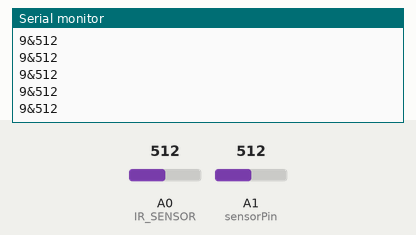
The sketch below on a simulated Arduino Uno, built with avr-gcc and run on an emulated ATmega328P. Parts: the last lines printed to the serial monitor. The inputs (shaded band) are chosen by the test bench; at power-on: A0 (IR_SENSOR) = 512, A1 (sensorPin) = 512.

Above: at 5.7 s.
5.8 s: A0 (IR_SENSOR) set to 11
At 5.82 s:
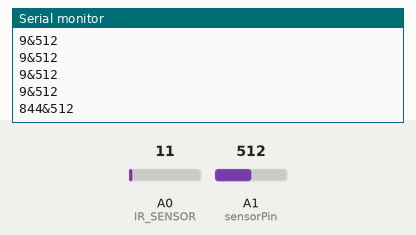
7.3 s: A0 (IR_SENSOR) set to 8
At 7.34 s:
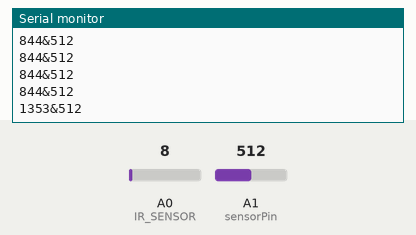
Timing chart, 0 to 10.3 s (numbered marks = the images above; inputs shaded):
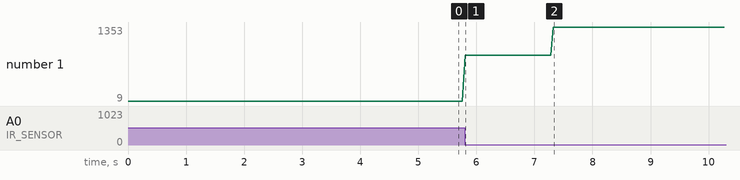

Measured:
- after the input at 5.8 s, the serial monitor: prints a new line at once (image 1)
- after the input at 7.3 s, the serial monitor: prints a new line at once (image 2)
- plotted number 1: 9 → 844 after the input at 5.8 s, 844 → 1353 after the input at 7.3 s

The sketch:

MCU.ino
```cpp
// 设置红外测距传感器
int IR_SENSOR = 0; // Sensor is connected to the analog A0
int intSensorResult = 0; //Sensor result
int fltSensorCalc = 0; //Calculated value
// 设置薄膜压力传感器
int sensorPin = A1 ; //定义模拟口A3
int value = 0; //设置value为0

void setup()
{
  Serial.begin(9600); // Setup communication with computer to present results serial monitor
}

void loop()
{
  // 读取红外传感器压力
  intSensorResult = analogRead(IR_SENSOR); //Get sensor value
  fltSensorCalc = (6787.0 / (intSensorResult - 3.0)) - 4.0; //Calculate distance in cm
  // 读取眼里传感器模拟量
  value = analogRead(sensorPin); //将value设置为读取到的A3的数值
  // 写入串口
  Serial.print(fltSensorCalc, DEC); //显示value数值，并自动换行
  Serial.print("&");
  Serial.println(value, DEC); //显示value数值，并自动换行
  delay(50); //Wait
}
```
